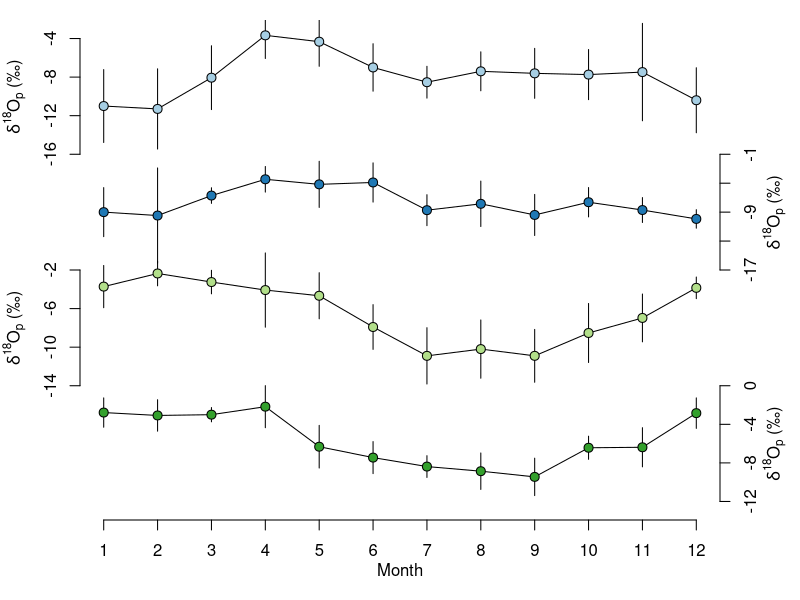
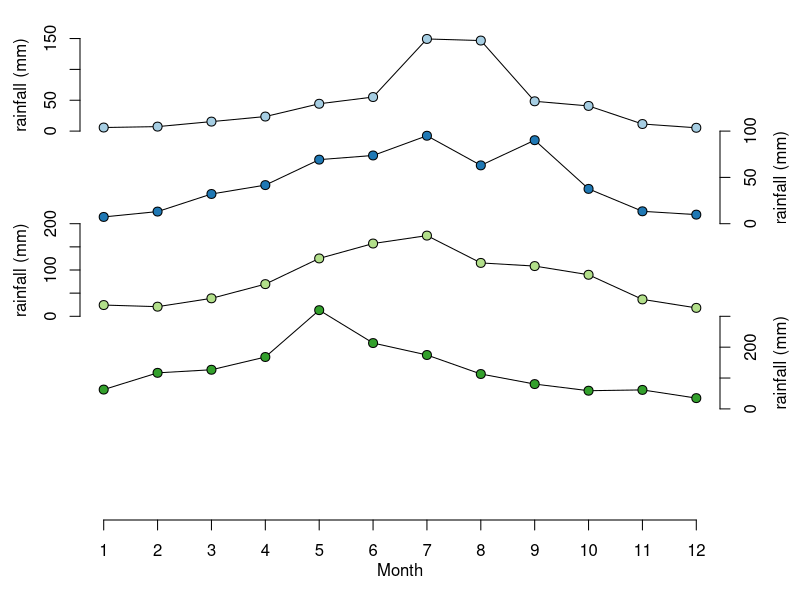

R code for these plots, in order:
library(tidyverse)
library(readxl)
library(ggpubr)
pal = c("#A6CEE3", "#1F78B4", "#B2DF8A", "#33A02C", "#FB9A99", "#E31A1C")
theme <- theme(axis.text.x = element_text(margin = margin(t = 0.1, unit = "cm")),
               axis.text.y = element_text(margin = margin(r = 0.1, unit = "cm")),
               axis.ticks.length=unit(0.15, "cm"),
               axis.ticks = element_line(colour = "black"),
               text = element_text(color = "black", size = 12),
               axis.title = element_text(size = 15), 
               axis.text = element_text(color = "black", size = 12),
               plot.title = element_text(hjust = 0.1, vjust = -10),
               legend.text = element_text(size = 12),
               legend.title = element_text(size = 12),
               panel.grid.minor = element_blank(),
               panel.grid.major = element_blank())
dat = read_xlsx("data/regional records/GNIP.xlsx") %>%
  mutate(d18.low = d18 - d18.sd,
         d18.high = d18 + d18.sd)

## d18Op ----
png("figures/GNIP_d18Op.png", 4, 3.6, units = "in", res = 600)
par(mar = c(4, 4, 1, 4))
plot(0, 0, xlim = c(1, 12), ylim = c(0, 4), axes = FALSE,
     xlab = "", ylab = "")
sjz = dat %>% filter(site == "Shijiazhuang")
yext = range(sjz$d18.low, sjz$d18.high)
tix = seq(floor(min(yext)), 
          ceiling(max(yext)), by = 4)
sjz.rs = cbind(sjz$month,
              3 + (sjz$d18 - min(tix)) / diff(range(tix)),
              3 + (sjz$d18.low - min(tix)) / diff(range(tix)),
              3 + (sjz$d18.high - min(tix)) / diff(range(tix)))
arrows(sjz.rs[, 1], sjz.rs[, 3], sjz.rs[, 1], sjz.rs[, 4], col = "black",
       angle=90, length=0, code = 0)
lines(sjz.rs[, 1], sjz.rs[, 2], col = "black")
points(sjz.rs[, 1], sjz.rs[, 2], col = "black", bg = pal[1], pch = 21, cex = 1.2)
axis(2, 3 + (tix - min(tix)) / diff(range(tix)), tix)
mtext(expression(delta^"18"*"O"[p]*" (\u2030)"), 2, line = 2.5, at = 3.5)

xa = dat %>% filter(site == "Xi'an")
yext = range(xa$d18.low, xa$d18.high)
tix = seq(floor(min(yext)), 
          ceiling(max(yext)), by = 4)
xa.rs = cbind(xa$month,
               2 + (xa$d18 - min(tix)) / diff(range(tix)),
               2 + (xa$d18.low - min(tix)) / diff(range(tix)),
               2 + (xa$d18.high - min(tix)) / diff(range(tix)))
arrows(xa.rs[, 1], xa.rs[, 3], xa.rs[, 1], xa.rs[, 4], col = "black",
       angle=90, length=0, code = 0)
lines(xa.rs[, 1], xa.rs[, 2], col = "black")
points(xa.rs[, 1], xa.rs[, 2], col = "black", bg = pal[2], pch = 21, cex = 1.2)
axis(4, 2 + (tix - min(tix)) / diff(range(tix)), tix)
mtext(expression(delta^"18"*"O"[p]*" (\u2030)"), 4, line = 2.5, at = 2.5)

zy = dat %>% filter(site == "Zunyi")
yext = range(zy$d18.low, zy$d18.high)
tix = seq(floor(min(yext)), 
          ceiling(max(yext)), by = 4)
zy.rs = cbind(zy$month,
              1 + (zy$d18 - min(tix)) / diff(range(tix)),
              1 + (zy$d18.low - min(tix)) / diff(range(tix)),
              1 + (zy$d18.high - min(tix)) / diff(range(tix)))
arrows(zy.rs[, 1], zy.rs[, 3], zy.rs[, 1], zy.rs[, 4], col = "black",
       angle=90, length=0, code = 0)
lines(zy.rs[, 1], zy.rs[, 2], col = "black")
points(zy.rs[, 1], zy.rs[, 2], col = "black", bg = pal[3], pch = 21, cex = 1.2)
axis(2, 1 + (tix - min(tix)) / diff(range(tix)), tix)
mtext(expression(delta^"18"*"O"[p]*" (\u2030)"), 2, line = 2.5, at = 1.5)

gl = dat %>% filter(site == "Guilin")
yext = range(gl$d18.low, gl$d18.high)
tix = seq(floor(min(yext)), 
          ceiling(max(yext)), by = 4)
gl.rs = cbind(gl$month,
              0 + (gl$d18 - min(tix)) / diff(range(tix)),
              0 + (gl$d18.low - min(tix)) / diff(range(tix)),
              0 + (gl$d18.high - min(tix)) / diff(range(tix)))
arrows(gl.rs[, 1], gl.rs[, 3], gl.rs[, 1], gl.rs[, 4], col = "black",
       angle=90, length=0, code = 0)
lines(gl.rs[, 1], gl.rs[, 2], col = "black")
points(gl.rs[, 1], gl.rs[, 2], col = "black", bg = pal[4], pch = 21, cex = 1.2)
axis(4, 0 + (tix - min(tix)) / diff(range(tix)), tix)
mtext(expression(delta^"18"*"O"[p]*" (\u2030)"), 4, line = 2.5, at = 0.5)

# hk = dat %>% filter(site == "Guangzhou")
# yext = range(hk$d18.low, hk$d18.high)
# tix = seq(floor(min(yext)), 
#           ceiling(max(yext)), by = 4)
# hk.rs = cbind(hk$month,
#               0 + (hk$d18 - min(tix)) / diff(range(tix)),
#               0 + (hk$d18.low - min(tix)) / diff(range(tix)),
#               0 + (hk$d18.high - min(tix)) / diff(range(tix)))
# arrows(hk.rs[, 1], hk.rs[, 3], hk.rs[, 1], hk.rs[, 4], col = "black",
#        anhke=90, length=0, code = 0)
# lines(hk.rs[, 1], hk.rs[, 2], col = "black")
# points(hk.rs[, 1], hk.rs[, 2], col = "black", bg = pal[5], pch = 21, cex = 1.2)
# axis(2, 0 + (tix - min(tix)) / diff(range(tix)), tix)
# mtext(expression(delta^"18"*"O"[p]*" (\u2030)"), 2, line = 2.5, at = 0.5)

axis(1, 1:12)
mtext("Month", 1, line = 2)
dev.off()

## Precipitation ----
png("figures/GNIP_prep.png", 4, 6, units = "in", res = 300)
par(mar = c(4, 4, 1, 4))
plot(0, 0, xlim = c(1, 12), ylim = c(0, 5), axes = FALSE,
     xlab = "", ylab = "")
yext = range(sjz$prep)
tix = seq(floor(min(yext) - 5), 
          ceiling(max(yext)), by = 50)
sjz.rs = cbind(sjz$month,
               4 + (sjz$prep - min(tix)) / diff(range(tix)))
lines(sjz.rs[, 1], sjz.rs[, 2], col = "black")
points(sjz.rs[, 1], sjz.rs[, 2], col = "black", bg = pal[1], pch = 21, cex = 1.2)
axis(2, 4 + (tix - min(tix)) / diff(range(tix)), tix)
mtext("rainfall (mm)", 2, line = 2.5, at = 4.5)

yext = range(xa$prep)
tix = seq(floor(min(yext) - 7), 
          ceiling(max(yext) + 5), by = 50)
xa.rs = cbind(xa$month,
              3 + (xa$prep - min(tix)) / diff(range(tix)))
lines(xa.rs[, 1], xa.rs[, 2], col = "black")
points(xa.rs[, 1], xa.rs[, 2], col = "black", bg = pal[2], pch = 21, cex = 1.2)
axis(4, 3 + (tix - min(tix)) / diff(range(tix)), tix)
mtext("rainfall (mm)", 4, line = 2.5, at = 3.5)

yext = range(zy$prep)
tix = seq(floor(min(yext)-18), 
          ceiling(max(yext)+26), by = 50)
zy.rs = cbind(zy$month,
              2 + (zy$prep - min(tix)) / diff(range(tix)))
lines(zy.rs[, 1], zy.rs[, 2], col = "black")
points(zy.rs[, 1], zy.rs[, 2], col = "black", bg = pal[3], pch = 21, cex = 1.2)
axis(2, 2 + (tix - min(tix)) / diff(range(tix)), tix)
mtext("rainfall (mm)", 2, line = 2.5, at = 2.5)

yext = range(gl$prep)
tix = seq(floor(min(yext)-34), 
          ceiling(max(yext)), by = 100)
gl.rs = cbind(gl$month,
              1 + (gl$prep - min(tix)) / diff(range(tix)))
lines(gl.rs[, 1], gl.rs[, 2], col = "black")
points(gl.rs[, 1], gl.rs[, 2], col = "black", bg = pal[4], pch = 21, cex = 1.2)
axis(4, 1 + (tix - min(tix)) / diff(range(tix)), tix)
mtext("rainfall (mm)", 4, line = 2.5, at = 1.5)

# yext = range(hk$prep)
# tix = seq(floor(min(yext)-30), 
#           ceiling(max(yext)), by = 100)
# hk.rs = cbind(hk$month,
#               0 + (hk$prep - min(tix)) / diff(range(tix)))
# lines(hk.rs[, 1], hk.rs[, 2], col = "black")
# points(hk.rs[, 1], hk.rs[, 2], col = "black", bg = pal[5], pch = 21, cex = 1.2)
# axis(2, 0 + (tix - min(tix)) / diff(range(tix)), tix)
# mtext("rainfall (mm)", 2, line = 2.5, at = 0.5)

axis(1, 1:12)
mtext("Month", 1, line = 2)
dev.off()



